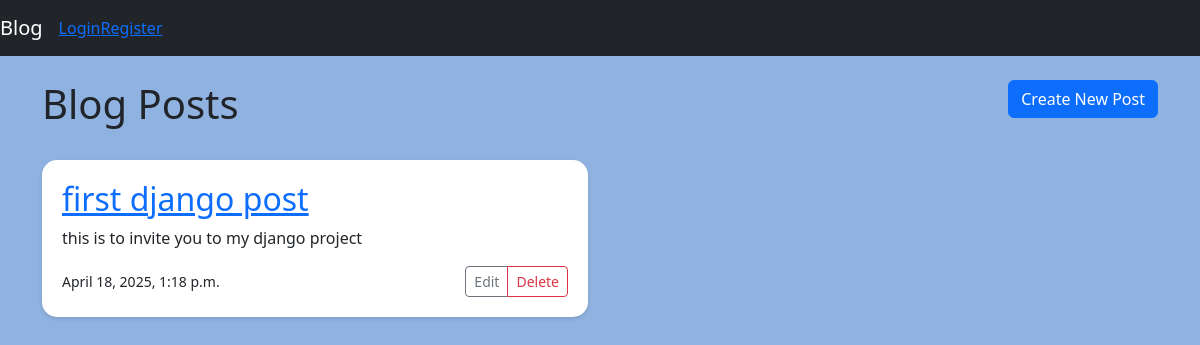
The page /blog/ on the database as committed earlier.
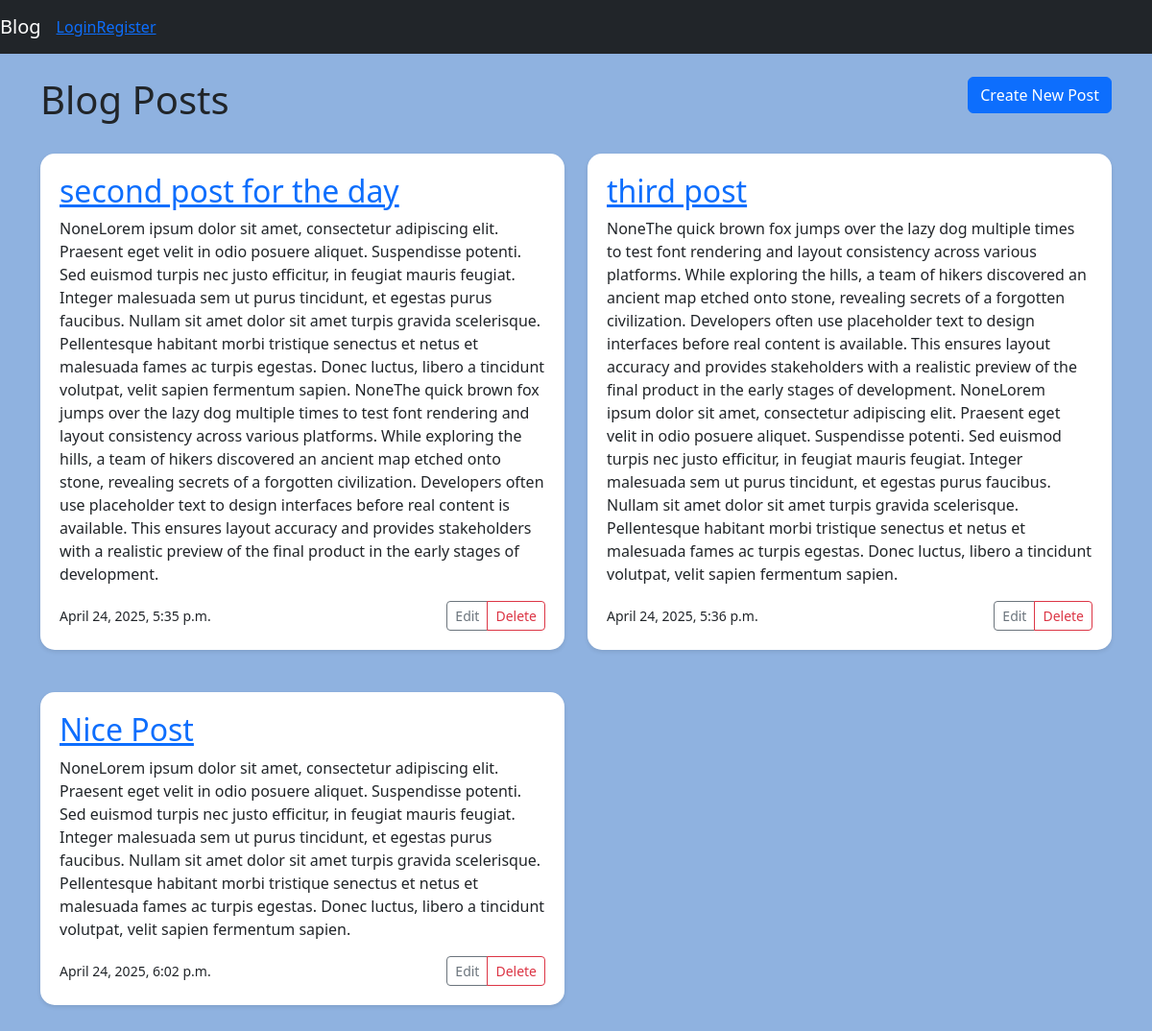
The same page on the database as committed later.
### blog/models.py (models this page shows, shortened)
class Post(models.Model):
    title = models.CharField(max_length=200)
    content = models.TextField()
    created_at = models.DateTimeField(auto_now_add=True)

### blog/views.py (the view)
# urls.py: path("", views.home, name="home"),
def home(request):
    posts = Post.objects.all()
    return render(request, 'blog/home.html', {"posts":posts})

### blog/templates/blog/home.html
{% extends "blog/base.html" %}
{% block content %}
    <div class="row mb-4">
        <div class="col">
            <h1 class="display-8">Blog Posts</h1>
        </div>
        <div class="col text-end">
            <a href="{% url 'post-create' %}" class="btn btn-primary">Create New Post</a>
        </div>
    </div>
    <div class="row">
        {% for post in posts %}
            <div class="col-md-6 mb-4">
                <div class="content-section">
                    <h2>
                        <a href="{% url 'post-detail' post.pk%}">{{ post.title }}</a>
                    </h2>
                    <p>{{post.content}}</p>
                    <div class="d-flex justify-content-between align-items-center">
                        <small>{{post.created_at}}</small>
                        <div class="btn-group">
                            <a href="{% url 'post-update' post.pk %}" class="btn btn-sm btn-outline-secondary">Edit</a>
                            <a href="{% url 'post-delete' post.pk %}" class="btn btn-sm btn-outline-danger">Delete</a>
                        </div>
                    </div>
                </div>
            </div>
        {% endfor %}
    </div>
{% endblock content %}

### blog/templates/blog/base.html (shortened to what this page needs)
<!DOCTYPE html>
<html lang="en">
<head>
    <link href="https://cdn.jsdelivr.net/npm/bootstrap@5.3.5/dist/css/bootstrap.min.css"
        rel="stylesheet"
    >
</head>
<body>
    <nav class="navbar navbar-expand-lg navbar-dark bg-dark mb-4">
        <a href="{% url 'home' %}" class="navbar-brand">Blog</a>
        <div class="collapse navbar-collapse" id="navbarSupportedContent">
            {% if user.is_authenticated %}
                <ul class="navbar-nav mr-auto">
                    <li class="nav-item active">
                        <a class="nav-link" href="#">Home <span class="sr-only">(current)</span></a>
                    </li>
                    <li class="nav-item">
                        <a href="{% url 'logout' %}" class="nav-link">Profile</a>
                    </li>
                    <li class="nav-item dropdown">
                        <a class="nav-link dropdown-toggle" href="#" id="navbarDropdown" role="button" data-toggle="dropdown" aria-haspopup="true" aria-expanded="false">
                        Dropdown
                        </a>
                        <div class="dropdown-menu" aria-labelledby="navbarDropdown">
                        <a class="dropdown-item" href="#">Action</a>
                        <a class="dropdown-item" href="#">Another action</a>
                        <div class="dropdown-divider"></div>
                        <a class="dropdown-item" href="#">Something else here</a>
                        </div>
                    </li>
                    <li class="nav-item">
                        <a href="{% url 'login' %}" class="nav-link">Logout</a>
                    </li>
                </ul>
            {% else %}
                <a href="{% url 'login' %}">Login</a>
                <a href="{% url 'register' %}">Register</a>
            {% endif %}
        </div>
    </nav>
    <main class="container">
        {%block content  %}
        {%endblock content  %}
    </main>
</body>
</html>

### blog/templates/blog/base.html (style rules this page uses)
body { background-color: #8fb2e0; height: dvh; width: dvw; }
.content-section { background: white; padding: 20px; border-radius: 15px; box-shadow: 0 2px 4px rgba(0, 0, 0, 0.1); margin-bottom: 20px; }

Rows that differ between the two databases and show on the page:
removed Post: title "first django post", content "this is to invite you to my django project", created_at "April 18, 2025, 1:18 p.m."
added Post: title "second post for the day", content "NoneLorem ipsum dolor sit amet, consectetur adipiscing elit. Praesent eget velit in odio posuere aliquet. Suspendisse potenti. Sed euismod turpis nec justo efficitur, in feugiat mauris feugiat. Integer malesuada sem ut purus tincidunt, et egestas purus faucibus. Nullam sit amet dolor sit amet turpis gravida scelerisque. Pellentesque habitant morbi tristique senectus et netus et malesuada fames ac turpis egestas. Donec luctus, libero a tincidunt volutpat, velit sapien fermentum sapien. NoneThe quick brown fox jumps over the lazy dog multiple times to test font rendering and layout consistency across various platforms. While exploring the hills, a team of hikers discovered an ancient map…", created_at "April 24, 2025, 5:35 p.m."
added Post: title "third post", content "NoneThe quick brown fox jumps over the lazy dog multiple times to test font rendering and layout consistency across various platforms. While exploring the hills, a team of hikers discovered an ancient map etched onto stone, revealing secrets of a forgotten civilization. Developers often use placeholder text to design interfaces before real content is available. This ensures layout accuracy and provides stakeholders with a realistic preview of the final product in the early stages of development. NoneLorem ipsum dolor sit amet, consectetur adipiscing elit. Praesent eget velit in odio posuere aliquet. Suspendisse potenti. Sed euismod turpis nec justo efficitur, in feugiat mauris feugiat.…", created_at "April 24, 2025, 5:36 p.m."
added Post: title "Nice Post", content "NoneLorem ipsum dolor sit amet, consectetur adipiscing elit. Praesent eget velit in odio posuere aliquet. Suspendisse potenti. Sed euismod turpis nec justo efficitur, in feugiat mauris feugiat. Integer malesuada sem ut purus tincidunt, et egestas purus faucibus. Nullam sit amet dolor sit amet turpis gravida scelerisque. Pellentesque habitant morbi tristique senectus et netus et malesuada fames ac turpis egestas. Donec luctus, libero a tincidunt volutpat, velit sapien fermentum sapien.", created_at "April 24, 2025, 6:02 p.m."
